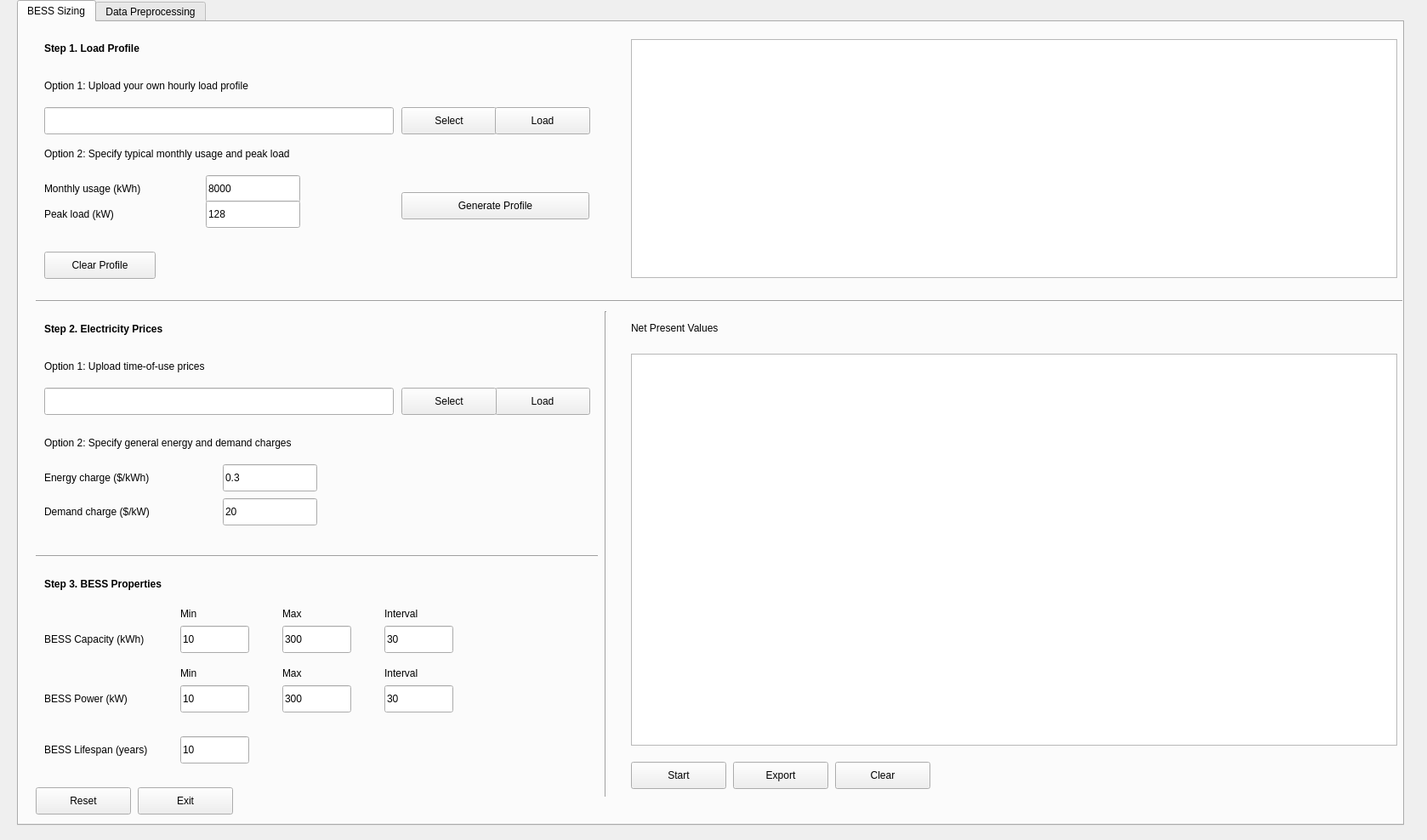
<?xml version="1.0" encoding="UTF-8"?>
<ui version="4.0">
 <class>Form</class>
 <widget class="QWidget" name="Form">
  <property name="geometry">
   <rect>
    <x>0</x>
    <y>0</y>
    <width>1678</width>
    <height>988</height>
   </rect>
  </property>
  <property name="windowTitle">
   <string>Form</string>
  </property>
  <widget class="QTabWidget" name="tabWidget">
   <property name="enabled">
    <bool>true</bool>
   </property>
   <property name="geometry">
    <rect>
     <x>20</x>
     <y>0</y>
     <width>1631</width>
     <height>971</height>
    </rect>
   </property>
   <property name="currentIndex">
    <number>0</number>
   </property>
   <widget class="QWidget" name="tab">
    <attribute name="title">
     <string>BESS Sizing</string>
    </attribute>
    <widget class="QLabel" name="label_5">
     <property name="geometry">
      <rect>
       <x>30</x>
       <y>20</y>
       <width>191</width>
       <height>21</height>
      </rect>
     </property>
     <property name="font">
      <font>
       <bold>true</bold>
      </font>
     </property>
     <property name="text">
      <string>Step 1. Load Profile</string>
     </property>
    </widget>
    <widget class="QGraphicsView" name="data_graphicsView">
     <property name="geometry">
      <rect>
       <x>720</x>
       <y>20</y>
       <width>901</width>
       <height>281</height>
      </rect>
     </property>
    </widget>
    <widget class="QPushButton" name="clear_data_button">
     <property name="geometry">
      <rect>
       <x>30</x>
       <y>270</y>
       <width>131</width>
       <height>32</height>
      </rect>
     </property>
     <property name="text">
      <string>Clear Profile</string>
     </property>
    </widget>
    <widget class="QPushButton" name="generate_profile_button">
     <property name="geometry">
      <rect>
       <x>450</x>
       <y>200</y>
       <width>221</width>
       <height>32</height>
      </rect>
     </property>
     <property name="text">
      <string>Generate Profile</string>
     </property>
    </widget>
    <widget class="QLabel" name="label_21">
     <property name="geometry">
      <rect>
       <x>30</x>
       <y>60</y>
       <width>371</width>
       <height>30</height>
      </rect>
     </property>
     <property name="font">
      <font>
       <bold>false</bold>
      </font>
     </property>
     <property name="text">
      <string>Option 1: Upload your own hourly load profile </string>
     </property>
    </widget>
    <widget class="QLabel" name="label_22">
     <property name="geometry">
      <rect>
       <x>30</x>
       <y>140</y>
       <width>431</width>
       <height>30</height>
      </rect>
     </property>
     <property name="font">
      <font>
       <bold>false</bold>
      </font>
     </property>
     <property name="text">
      <string>Option 2: Specify typical monthly usage and peak load </string>
     </property>
    </widget>
    <widget class="QLineEdit" name="learning_rate_lineEdit">
     <property name="geometry">
      <rect>
       <x>190</x>
       <y>710</y>
       <width>81</width>
       <height>32</height>
      </rect>
     </property>
     <property name="text">
      <string>10</string>
     </property>
    </widget>
    <widget class="QPushButton" name="clear_model_button">
     <property name="geometry">
      <rect>
       <x>960</x>
       <y>870</y>
       <width>112</width>
       <height>32</height>
      </rect>
     </property>
     <property name="text">
      <string>Clear</string>
     </property>
    </widget>
    <widget class="QLabel" name="label_18">
     <property name="geometry">
      <rect>
       <x>30</x>
       <y>710</y>
       <width>131</width>
       <height>32</height>
      </rect>
     </property>
     <property name="text">
      <string>BESS Capacity (kWh)</string>
     </property>
    </widget>
    <widget class="QPushButton" name="exit_button">
     <property name="geometry">
      <rect>
       <x>140</x>
       <y>900</y>
       <width>112</width>
       <height>32</height>
      </rect>
     </property>
     <property name="text">
      <string>Exit</string>
     </property>
    </widget>
    <widget class="QGraphicsView" name="npv_graphicsView">
     <property name="geometry">
      <rect>
       <x>720</x>
       <y>390</y>
       <width>901</width>
       <height>461</height>
      </rect>
     </property>
    </widget>
    <widget class="QPushButton" name="reset_button">
     <property name="geometry">
      <rect>
       <x>20</x>
       <y>900</y>
       <width>112</width>
       <height>32</height>
      </rect>
     </property>
     <property name="text">
      <string>Reset</string>
     </property>
    </widget>
    <widget class="QLabel" name="MSE_Label">
     <property name="geometry">
      <rect>
       <x>720</x>
       <y>350</y>
       <width>301</width>
       <height>20</height>
      </rect>
     </property>
     <property name="text">
      <string>Net Present Values</string>
     </property>
    </widget>
    <widget class="QPushButton" name="export_button">
     <property name="geometry">
      <rect>
       <x>840</x>
       <y>870</y>
       <width>112</width>
       <height>32</height>
      </rect>
     </property>
     <property name="text">
      <string>Export</string>
     </property>
    </widget>
    <widget class="QLabel" name="label_4">
     <property name="geometry">
      <rect>
       <x>30</x>
       <y>650</y>
       <width>161</width>
       <height>21</height>
      </rect>
     </property>
     <property name="font">
      <font>
       <bold>true</bold>
      </font>
     </property>
     <property name="text">
      <string>Step 3. BESS Properties</string>
     </property>
    </widget>
    <widget class="QPushButton" name="analyze_button">
     <property name="geometry">
      <rect>
       <x>720</x>
       <y>870</y>
       <width>112</width>
       <height>32</height>
      </rect>
     </property>
     <property name="text">
      <string>Start</string>
     </property>
    </widget>
    <widget class="Line" name="line">
     <property name="geometry">
      <rect>
       <x>680</x>
       <y>340</y>
       <width>21</width>
       <height>571</height>
      </rect>
     </property>
     <property name="orientation">
      <enum>Qt::Vertical</enum>
     </property>
    </widget>
    <widget class="Line" name="line_3">
     <property name="geometry">
      <rect>
       <x>20</x>
       <y>320</y>
       <width>1631</width>
       <height>16</height>
      </rect>
     </property>
     <property name="orientation">
      <enum>Qt::Horizontal</enum>
     </property>
    </widget>
    <widget class="QPushButton" name="select_data_button">
     <property name="geometry">
      <rect>
       <x>450</x>
       <y>100</y>
       <width>112</width>
       <height>32</height>
      </rect>
     </property>
     <property name="text">
      <string>Select</string>
     </property>
    </widget>
    <widget class="QLineEdit" name="path_data_lineEdit">
     <property name="geometry">
      <rect>
       <x>30</x>
       <y>100</y>
       <width>411</width>
       <height>32</height>
      </rect>
     </property>
    </widget>
    <widget class="QPushButton" name="load_data_button">
     <property name="geometry">
      <rect>
       <x>560</x>
       <y>100</y>
       <width>112</width>
       <height>32</height>
      </rect>
     </property>
     <property name="text">
      <string>Load</string>
     </property>
    </widget>
    <widget class="QLabel" name="label_19">
     <property name="geometry">
      <rect>
       <x>30</x>
       <y>210</y>
       <width>122</width>
       <height>32</height>
      </rect>
     </property>
     <property name="text">
      <string>Peak load (kW)</string>
     </property>
    </widget>
    <widget class="QLineEdit" name="learning_rate_lineEdit_2">
     <property name="geometry">
      <rect>
       <x>220</x>
       <y>180</y>
       <width>111</width>
       <height>32</height>
      </rect>
     </property>
     <property name="text">
      <string>8000</string>
     </property>
    </widget>
    <widget class="QLabel" name="label_32">
     <property name="geometry">
      <rect>
       <x>30</x>
       <y>180</y>
       <width>181</width>
       <height>32</height>
      </rect>
     </property>
     <property name="text">
      <string>Monthly usage (kWh)</string>
     </property>
    </widget>
    <widget class="QLineEdit" name="batch_size_lineEdit_2">
     <property name="geometry">
      <rect>
       <x>220</x>
       <y>210</y>
       <width>111</width>
       <height>32</height>
      </rect>
     </property>
     <property name="text">
      <string>128</string>
     </property>
    </widget>
    <widget class="QLabel" name="label_6">
     <property name="geometry">
      <rect>
       <x>30</x>
       <y>350</y>
       <width>201</width>
       <height>21</height>
      </rect>
     </property>
     <property name="font">
      <font>
       <bold>true</bold>
      </font>
     </property>
     <property name="text">
      <string>Step 2. Electricity Prices</string>
     </property>
    </widget>
    <widget class="QLineEdit" name="path_session_data_lineEdit_3">
     <property name="geometry">
      <rect>
       <x>30</x>
       <y>430</y>
       <width>411</width>
       <height>32</height>
      </rect>
     </property>
    </widget>
    <widget class="QPushButton" name="load_session_data_button_3">
     <property name="geometry">
      <rect>
       <x>560</x>
       <y>430</y>
       <width>112</width>
       <height>32</height>
      </rect>
     </property>
     <property name="text">
      <string>Load</string>
     </property>
    </widget>
    <widget class="QLabel" name="label_33">
     <property name="geometry">
      <rect>
       <x>30</x>
       <y>520</y>
       <width>181</width>
       <height>32</height>
      </rect>
     </property>
     <property name="text">
      <string>Energy charge ($/kWh)</string>
     </property>
    </widget>
    <widget class="QLabel" name="label_34">
     <property name="geometry">
      <rect>
       <x>30</x>
       <y>390</y>
       <width>371</width>
       <height>30</height>
      </rect>
     </property>
     <property name="font">
      <font>
       <bold>false</bold>
      </font>
     </property>
     <property name="text">
      <string>Option 1: Upload time-of-use prices </string>
     </property>
    </widget>
    <widget class="QLineEdit" name="learning_rate_lineEdit_3">
     <property name="geometry">
      <rect>
       <x>240</x>
       <y>520</y>
       <width>111</width>
       <height>32</height>
      </rect>
     </property>
     <property name="text">
      <string>0.3</string>
     </property>
    </widget>
    <widget class="QPushButton" name="select_session_data_button_3">
     <property name="geometry">
      <rect>
       <x>450</x>
       <y>430</y>
       <width>112</width>
       <height>32</height>
      </rect>
     </property>
     <property name="text">
      <string>Select</string>
     </property>
    </widget>
    <widget class="QLabel" name="label_35">
     <property name="geometry">
      <rect>
       <x>30</x>
       <y>480</y>
       <width>431</width>
       <height>30</height>
      </rect>
     </property>
     <property name="font">
      <font>
       <bold>false</bold>
      </font>
     </property>
     <property name="text">
      <string>Option 2: Specify general energy and demand charges </string>
     </property>
    </widget>
    <widget class="QLabel" name="label_36">
     <property name="geometry">
      <rect>
       <x>30</x>
       <y>560</y>
       <width>181</width>
       <height>32</height>
      </rect>
     </property>
     <property name="text">
      <string>Demand charge ($/kW)</string>
     </property>
    </widget>
    <widget class="QLineEdit" name="learning_rate_lineEdit_4">
     <property name="geometry">
      <rect>
       <x>240</x>
       <y>560</y>
       <width>111</width>
       <height>32</height>
      </rect>
     </property>
     <property name="text">
      <string>20</string>
     </property>
    </widget>
    <widget class="Line" name="line_4">
     <property name="geometry">
      <rect>
       <x>20</x>
       <y>620</y>
       <width>661</width>
       <height>16</height>
      </rect>
     </property>
     <property name="orientation">
      <enum>Qt::Horizontal</enum>
     </property>
    </widget>
    <widget class="QLabel" name="label_20">
     <property name="geometry">
      <rect>
       <x>190</x>
       <y>680</y>
       <width>31</width>
       <height>32</height>
      </rect>
     </property>
     <property name="text">
      <string>Min</string>
     </property>
    </widget>
    <widget class="QLabel" name="label_37">
     <property name="geometry">
      <rect>
       <x>310</x>
       <y>680</y>
       <width>31</width>
       <height>32</height>
      </rect>
     </property>
     <property name="text">
      <string>Max</string>
     </property>
    </widget>
    <widget class="QLabel" name="label_38">
     <property name="geometry">
      <rect>
       <x>430</x>
       <y>680</y>
       <width>51</width>
       <height>32</height>
      </rect>
     </property>
     <property name="text">
      <string>Interval</string>
     </property>
    </widget>
    <widget class="QLineEdit" name="learning_rate_lineEdit_6">
     <property name="geometry">
      <rect>
       <x>310</x>
       <y>710</y>
       <width>81</width>
       <height>32</height>
      </rect>
     </property>
     <property name="text">
      <string>300</string>
     </property>
    </widget>
    <widget class="QLineEdit" name="learning_rate_lineEdit_7">
     <property name="geometry">
      <rect>
       <x>430</x>
       <y>710</y>
       <width>81</width>
       <height>32</height>
      </rect>
     </property>
     <property name="text">
      <string>30</string>
     </property>
    </widget>
    <widget class="QLabel" name="label_39">
     <property name="geometry">
      <rect>
       <x>430</x>
       <y>750</y>
       <width>51</width>
       <height>32</height>
      </rect>
     </property>
     <property name="text">
      <string>Interval</string>
     </property>
    </widget>
    <widget class="QLineEdit" name="learning_rate_lineEdit_8">
     <property name="geometry">
      <rect>
       <x>310</x>
       <y>780</y>
       <width>81</width>
       <height>32</height>
      </rect>
     </property>
     <property name="text">
      <string>300</string>
     </property>
    </widget>
    <widget class="QLabel" name="label_27">
     <property name="geometry">
      <rect>
       <x>30</x>
       <y>780</y>
       <width>131</width>
       <height>32</height>
      </rect>
     </property>
     <property name="text">
      <string>BESS Power (kW)</string>
     </property>
    </widget>
    <widget class="QLabel" name="label_40">
     <property name="geometry">
      <rect>
       <x>190</x>
       <y>750</y>
       <width>31</width>
       <height>32</height>
      </rect>
     </property>
     <property name="text">
      <string>Min</string>
     </property>
    </widget>
    <widget class="QLineEdit" name="learning_rate_lineEdit_9">
     <property name="geometry">
      <rect>
       <x>430</x>
       <y>780</y>
       <width>81</width>
       <height>32</height>
      </rect>
     </property>
     <property name="text">
      <string>30</string>
     </property>
    </widget>
    <widget class="QLabel" name="label_41">
     <property name="geometry">
      <rect>
       <x>310</x>
       <y>750</y>
       <width>31</width>
       <height>32</height>
      </rect>
     </property>
     <property name="text">
      <string>Max</string>
     </property>
    </widget>
    <widget class="QLineEdit" name="learning_rate_lineEdit_5">
     <property name="geometry">
      <rect>
       <x>190</x>
       <y>780</y>
       <width>81</width>
       <height>32</height>
      </rect>
     </property>
     <property name="text">
      <string>10</string>
     </property>
    </widget>
    <widget class="QLabel" name="label_42">
     <property name="geometry">
      <rect>
       <x>30</x>
       <y>840</y>
       <width>131</width>
       <height>32</height>
      </rect>
     </property>
     <property name="text">
      <string>BESS Lifespan (years)</string>
     </property>
    </widget>
    <widget class="QLineEdit" name="learning_rate_lineEdit_10">
     <property name="geometry">
      <rect>
       <x>190</x>
       <y>840</y>
       <width>81</width>
       <height>32</height>
      </rect>
     </property>
     <property name="text">
      <string>10</string>
     </property>
    </widget>
   </widget>
   <widget class="QWidget" name="tab_2">
    <attribute name="title">
     <string>Data Preprocessing</string>
    </attribute>
    <widget class="QPushButton" name="data_processing_button">
     <property name="geometry">
      <rect>
       <x>20</x>
       <y>470</y>
       <width>191</width>
       <height>31</height>
      </rect>
     </property>
     <property name="text">
      <string>Start Processing</string>
     </property>
    </widget>
    <widget class="QLabel" name="end_time_comboBox">
     <property name="geometry">
      <rect>
       <x>20</x>
       <y>390</y>
       <width>151</width>
       <height>20</height>
      </rect>
     </property>
     <property name="text">
      <string>End Time</string>
     </property>
    </widget>
    <widget class="QLabel" name="label">
     <property name="geometry">
      <rect>
       <x>20</x>
       <y>40</y>
       <width>291</width>
       <height>21</height>
      </rect>
     </property>
     <property name="font">
      <font>
       <bold>true</bold>
      </font>
     </property>
     <property name="text">
      <string>Data Preprcessing (Optional)</string>
     </property>
    </widget>
    <widget class="QLabel" name="label_28">
     <property name="geometry">
      <rect>
       <x>20</x>
       <y>430</y>
       <width>151</width>
       <height>20</height>
      </rect>
     </property>
     <property name="text">
      <string>Total Energy </string>
     </property>
    </widget>
    <widget class="QPushButton" name="select_session_data_button">
     <property name="geometry">
      <rect>
       <x>480</x>
       <y>80</y>
       <width>112</width>
       <height>32</height>
      </rect>
     </property>
     <property name="text">
      <string>Select</string>
     </property>
    </widget>
    <widget class="QPushButton" name="load_session_data_button">
     <property name="geometry">
      <rect>
       <x>590</x>
       <y>80</y>
       <width>112</width>
       <height>32</height>
      </rect>
     </property>
     <property name="text">
      <string>Load</string>
     </property>
    </widget>
    <widget class="QLabel" name="label_10">
     <property name="geometry">
      <rect>
       <x>20</x>
       <y>90</y>
       <width>251</width>
       <height>20</height>
      </rect>
     </property>
     <property name="text">
      <string>Source File</string>
     </property>
    </widget>
    <widget class="QLabel" name="label_16">
     <property name="geometry">
      <rect>
       <x>20</x>
       <y>350</y>
       <width>151</width>
       <height>20</height>
      </rect>
     </property>
     <property name="text">
      <string>Start Time</string>
     </property>
    </widget>
    <widget class="QLineEdit" name="path_session_data_lineEdit2">
     <property name="geometry">
      <rect>
       <x>120</x>
       <y>80</y>
       <width>351</width>
       <height>32</height>
      </rect>
     </property>
    </widget>
    <widget class="QComboBox" name="building_combo_box2">
     <property name="geometry">
      <rect>
       <x>160</x>
       <y>174</y>
       <width>221</width>
       <height>28</height>
      </rect>
     </property>
     <property name="editable">
      <bool>true</bool>
     </property>
    </widget>
    <widget class="QLabel" name="label_24">
     <property name="geometry">
      <rect>
       <x>20</x>
       <y>173</y>
       <width>109</width>
       <height>29</height>
      </rect>
     </property>
     <property name="font">
      <font>
       <bold>false</bold>
      </font>
     </property>
     <property name="text">
      <string>Building Type</string>
     </property>
    </widget>
    <widget class="QComboBox" name="utility_combo_box2">
     <property name="geometry">
      <rect>
       <x>160</x>
       <y>138</y>
       <width>221</width>
       <height>28</height>
      </rect>
     </property>
     <property name="editable">
      <bool>true</bool>
     </property>
    </widget>
    <widget class="QLabel" name="label_29">
     <property name="geometry">
      <rect>
       <x>20</x>
       <y>136</y>
       <width>109</width>
       <height>30</height>
      </rect>
     </property>
     <property name="font">
      <font>
       <bold>false</bold>
      </font>
     </property>
     <property name="text">
      <string>Utility</string>
     </property>
    </widget>
    <widget class="QLabel" name="label_30">
     <property name="geometry">
      <rect>
       <x>20</x>
       <y>209</y>
       <width>131</width>
       <height>30</height>
      </rect>
     </property>
     <property name="font">
      <font>
       <bold>false</bold>
      </font>
     </property>
     <property name="text">
      <string>Service Provider</string>
     </property>
    </widget>
    <widget class="QComboBox" name="company_combo_box2">
     <property name="geometry">
      <rect>
       <x>160</x>
       <y>210</y>
       <width>221</width>
       <height>28</height>
      </rect>
     </property>
     <property name="editable">
      <bool>true</bool>
     </property>
    </widget>
    <widget class="QProgressBar" name="data_progress_bar">
     <property name="geometry">
      <rect>
       <x>20</x>
       <y>510</y>
       <width>471</width>
       <height>23</height>
      </rect>
     </property>
     <property name="value">
      <number>0</number>
     </property>
    </widget>
    <widget class="QLabel" name="label_11">
     <property name="geometry">
      <rect>
       <x>20</x>
       <y>260</y>
       <width>251</width>
       <height>20</height>
      </rect>
     </property>
     <property name="text">
      <string>Specify Columns</string>
     </property>
    </widget>
    <widget class="QComboBox" name="start_time_col_comboBox">
     <property name="geometry">
      <rect>
       <x>160</x>
       <y>340</y>
       <width>221</width>
       <height>28</height>
      </rect>
     </property>
     <property name="editable">
      <bool>true</bool>
     </property>
    </widget>
    <widget class="QComboBox" name="end_time_col_comboBox">
     <property name="geometry">
      <rect>
       <x>160</x>
       <y>380</y>
       <width>221</width>
       <height>28</height>
      </rect>
     </property>
     <property name="editable">
      <bool>true</bool>
     </property>
    </widget>
    <widget class="QComboBox" name="total_energy_col_comboBox">
     <property name="geometry">
      <rect>
       <x>160</x>
       <y>420</y>
       <width>221</width>
       <height>28</height>
      </rect>
     </property>
     <property name="editable">
      <bool>true</bool>
     </property>
    </widget>
    <widget class="QComboBox" name="id_col_comboBox">
     <property name="geometry">
      <rect>
       <x>160</x>
       <y>300</y>
       <width>221</width>
       <height>28</height>
      </rect>
     </property>
     <property name="editable">
      <bool>true</bool>
     </property>
    </widget>
    <widget class="QLabel" name="label_31">
     <property name="geometry">
      <rect>
       <x>20</x>
       <y>310</y>
       <width>151</width>
       <height>20</height>
      </rect>
     </property>
     <property name="text">
      <string>ID</string>
     </property>
    </widget>
    <widget class="QComboBox" name="optimizer_comboBox">
     <property name="geometry">
      <rect>
       <x>160</x>
       <y>551</y>
       <width>141</width>
       <height>28</height>
      </rect>
     </property>
    </widget>
    <widget class="QDateEdit" name="predict_dateEdit">
     <property name="geometry">
      <rect>
       <x>170</x>
       <y>590</y>
       <width>141</width>
       <height>30</height>
      </rect>
     </property>
     <property name="displayFormat">
      <string>MM/dd/yyyy</string>
     </property>
     <property name="calendarPopup">
      <bool>true</bool>
     </property>
    </widget>
    <widget class="QLabel" name="label_25">
     <property name="geometry">
      <rect>
       <x>70</x>
       <y>550</y>
       <width>122</width>
       <height>32</height>
      </rect>
     </property>
     <property name="text">
      <string>Optimizer</string>
     </property>
    </widget>
    <widget class="QLabel" name="label_23">
     <property name="geometry">
      <rect>
       <x>50</x>
       <y>590</y>
       <width>131</width>
       <height>31</height>
      </rect>
     </property>
     <property name="text">
      <string>Target Date</string>
     </property>
    </widget>
    <widget class="QLabel" name="label_26">
     <property name="geometry">
      <rect>
       <x>50</x>
       <y>640</y>
       <width>122</width>
       <height>32</height>
      </rect>
     </property>
     <property name="text">
      <string>Learning Rate</string>
     </property>
    </widget>
    <widget class="QScrollBar" name="learning_rate_ScrollBar">
     <property name="geometry">
      <rect>
       <x>170</x>
       <y>650</y>
       <width>129</width>
       <height>13</height>
      </rect>
     </property>
     <property name="maximum">
      <number>1000</number>
     </property>
     <property name="orientation">
      <enum>Qt::Horizontal</enum>
     </property>
    </widget>
   </widget>
  </widget>
 </widget>
 <resources/>
 <connections/>
</ui>
